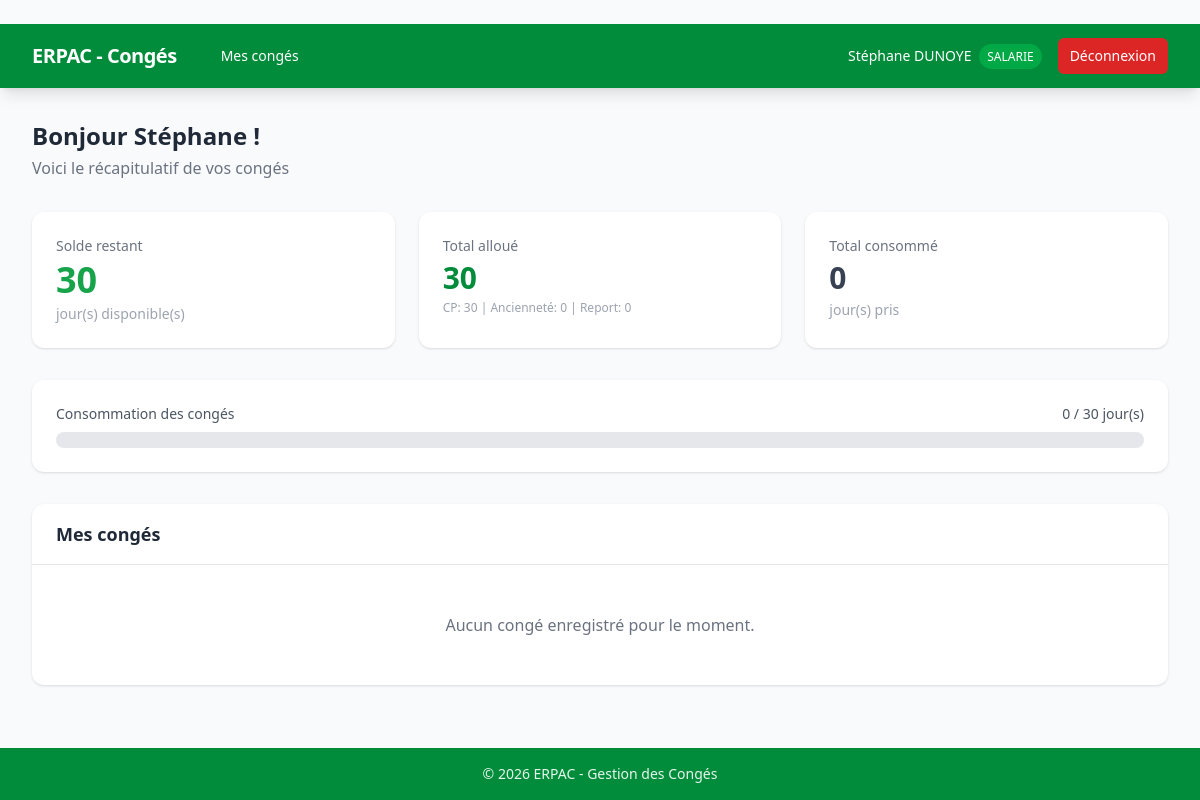
The app's page /salarie/accueil (signed in) with its own data.
### models/user.py (models this page shows, shortened)
class User(UserMixin, db.Model):
    __tablename__ = "users"
    id = db.Column(db.Integer, primary_key=True)
    nom = db.Column(db.String(100), nullable=False)
    prenom = db.Column(db.String(100), nullable=False)
    identifiant = db.Column(db.String(100), unique=True, nullable=False)
    mot_de_passe_hash = db.Column(db.String(200), nullable=False)
    role = db.Column(db.String(20), nullable=False, default="salarie")  # "rh" ou "salarie"
    actif = db.Column(db.Boolean, default=True)
    date_embauche = db.Column(db.Date, nullable=True)
    conges = db.relationship("Conge", backref="utilisateur", lazy=True, cascade="all, delete-orphan")
    allocations = db.relationship("AllocationConge", backref="utilisateur", lazy=True, cascade="all, delete-orphan")

### routes/salarie.py (the view)
@salarie_bp.route("/accueil")
@login_required
def accueil():
    solde_info = calculer_solde(current_user.id)
    param = get_parametrage_actif()
    conges = Conge.query.filter_by(user_id=current_user.id).order_by(Conge.date_debut.desc()).all()
    return render_template(
        "salarie/accueil.html",
        solde=solde_info,
        conges=conges,
        parametrage=param,
    )

### models/parametrage.py (called while the page is built)
    @property
    def total_jours(self):
        return self.jours_alloues + self.jours_anciennete + self.jours_report

### services/solde.py (called while the page is built)
def get_parametrage_actif():
    return ParametrageAnnuel.query.filter_by(actif=True).first()

def get_allocation(user_id, parametrage_id=None):
    if parametrage_id is None:
        param = get_parametrage_actif()
        if param is None:
            return None
        parametrage_id = param.id
    return AllocationConge.query.filter_by(
        user_id=user_id,
        parametrage_id=parametrage_id,
    ).first()

def calculer_jours_consommes(user_id, parametrage_id=None):
    param = None
    if parametrage_id:
        param = ParametrageAnnuel.query.get(parametrage_id)
    else:
        param = get_parametrage_actif()
    if param is None:
        return 0
    from sqlalchemy import func
    result = db.session.query(func.coalesce(func.sum(Conge.nb_jours_ouvrables), 0)).filter(
        Conge.user_id == user_id,
        Conge.date_debut >= param.debut_exercice,
        Conge.date_fin <= param.fin_exercice,
        Conge.type_conge.in_(["CP", "Anciennete"]),
    ).scalar()
    return result

def calculer_solde(user_id, parametrage_id=None):
    allocation = get_allocation(user_id, parametrage_id)
    if allocation is None:
        return {"total_alloue": 0, "total_consomme": 0, "solde_restant": 0}
    pid = allocation.parametrage_id
    consomme = calculer_jours_consommes(user_id, pid)
    total = allocation.total_jours
    return {
        "total_alloue": total,
        "jours_conges": allocation.jours_alloues,
        "jours_anciennete": allocation.jours_anciennete,
        "jours_report": allocation.jours_report,
        "total_consomme": consomme,
        "solde_restant": total - consomme,
    }

### templates/salarie/accueil.html (shortened to what this page needs)
﻿{% extends "base.html" %}
{% block content %}
<div class="mb-8">
    <h1 class="text-2xl font-bold text-gray-800">Bonjour {{ current_user.prenom }} !</h1>
    <p class="text-gray-500 mt-1">Voici le récapitulatif de vos congés</p>
</div>
<div class="grid grid-cols-1 md:grid-cols-3 gap-6 mb-8">
    <div class="bg-white rounded-xl shadow p-6">
        <div class="text-sm font-medium text-gray-500">Solde restant</div>
        <div class="text-4xl font-bold {% if solde.solde_restant <= 5 %}text-red-600{% elif solde.solde_restant <= 10 %}text-orange-500{% else %}text-green-600{% endif %} mt-1">
            {{ solde.solde_restant }}
        </div>
        <div class="text-sm text-gray-400 mt-1">jour(s) disponible(s)</div>
    </div>
    <div class="bg-white rounded-xl shadow p-6">
        <div class="text-sm font-medium text-gray-500">Total alloué</div>
        <div class="text-3xl font-bold text-erpac-primary mt-1">{{ solde.total_alloue }}</div>
        <div class="text-xs text-gray-400 mt-1">CP: {{ solde.jours_conges }} | Ancienneté: {{ solde.jours_anciennete }} | Report: {{ solde.jours_report }}</div>
    </div>
    <div class="bg-white rounded-xl shadow p-6">
        <div class="text-sm font-medium text-gray-500">Total consommé</div>
        <div class="text-3xl font-bold text-gray-700 mt-1">{{ solde.total_consomme }}</div>
        <div class="text-sm text-gray-400 mt-1">jour(s) pris</div>
    </div>
</div>
<div class="bg-white rounded-xl shadow p-6 mb-8">
    <div class="flex justify-between text-sm text-gray-600 mb-2">
        <span>Consommation des congés</span>
        <span>{{ solde.total_consomme }} / {{ solde.total_alloue }} jour(s)</span>
    </div>
    <div class="w-full bg-gray-200 rounded-full h-4">
        {% set pct = (solde.total_consomme / solde.total_alloue * 100) if solde.total_alloue > 0 else 0 %}
    </div>
</div>
<div class="bg-white rounded-xl shadow overflow-hidden">
    <div class="px-6 py-4 border-b">
        <h2 class="text-lg font-semibold text-gray-800">Mes congés</h2>
    </div>
    {% if conges %}
    <table class="w-full">
        <thead class="bg-gray-50">
            <tr>
                <th class="px-6 py-3 text-left text-xs font-medium text-gray-500 uppercase">Période</th>
                <th class="px-6 py-3 text-left text-xs font-medium text-gray-500 uppercase">Jours</th>
                <th class="px-6 py-3 text-left text-xs font-medium text-gray-500 uppercase">Type</th>
                <th class="px-6 py-3 text-left text-xs font-medium text-gray-500 uppercase">Commentaire</th>
            </tr>
        </thead>
        <tbody class="divide-y divide-gray-200">
            {% for conge in conges %}
            <tr class="hover:bg-gray-50 transition">
                <td class="px-6 py-4 text-sm">
                    {{ conge.date_debut.strftime('%d/%m/%Y') }} &rarr; {{ conge.date_fin.strftime('%d/%m/%Y') }}
                </td>
                <td class="px-6 py-4">
                    <span class="font-semibold">{{ conge.nb_jours_ouvrables }}</span>
                    <span class="text-gray-500 text-sm">jour(s)</span>
                </td>
                <td class="px-6 py-4">
                    <span class="px-2 py-1 rounded text-xs font-medium
                        {% if conge.type_conge == 'CP' %}bg-erpac-100 text-erpac-800
                        {% elif conge.type_conge == 'RTT' %}bg-purple-100 text-purple-800
                        {% elif conge.type_conge == 'Maladie' %}bg-red-100 text-red-800
                        {% elif conge.type_conge == 'Anciennete' %}bg-green-100 text-green-800
                        {% else %}bg-gray-100 text-gray-800{% endif %}">
                        {{ conge.type_conge }}
                    </span>
                </td>
                <td class="px-6 py-4 text-sm text-gray-500">{{ conge.commentaire or '-' }}</td>
            </tr>
            {% endfor %}
        </tbody>
    </table>
    {% else %}
    <div class="px-6 py-12 text-center text-gray-500">Aucun congé enregistré pour le moment.</div>
    {% endif %}
</div>
{% endblock %}

### templates/base.html (shortened to what this page needs)
<!DOCTYPE html>
<html lang="fr">
<head>
    <link rel="stylesheet" href="{{ url_for('static', filename='css/tailwind.css') }}">
    <link rel="stylesheet" href="{{ url_for('static', filename='css/custom.css') }}">
</head>
<body class="bg-gray-50 min-h-screen flex flex-col">
    {% if current_user.is_authenticated %}
    <nav class="bg-erpac-primary text-white shadow-lg">
        <div class="max-w-7xl mx-auto px-4 sm:px-6 lg:px-8">
            <div class="flex items-center justify-between h-16">
                <div class="flex items-center space-x-8">
                    <span class="text-xl font-bold tracking-tight">ERPAC - Congés</span>
                    {% if current_user.role == 'rh' %}
                    <a href="{{ url_for('rh.dashboard') }}" class="hover:bg-erpac-dark px-3 py-2 rounded-md text-sm font-medium">Tableau de bord</a>
                    <a href="{{ url_for('rh.parametrage') }}" class="hover:bg-erpac-dark px-3 py-2 rounded-md text-sm font-medium">Paramétrage</a>
                    {% else %}
                    <a href="{{ url_for('salarie.accueil') }}" class="hover:bg-erpac-dark px-3 py-2 rounded-md text-sm font-medium">Mes congés</a>
                    {% endif %}
                </div>
                <div class="flex items-center space-x-4">
                    <span class="text-sm">{{ current_user.prenom }} {{ current_user.nom }}
                        <span class="bg-erpac-light text-xs px-2 py-1 rounded-full ml-1">{{ current_user.role|upper }}</span>
                    </span>
                    <a href="{{ url_for('auth.logout') }}" class="bg-red-600 hover:bg-red-700 px-3 py-2 rounded-md text-sm font-medium transition">Déconnexion</a>
                </div>
            </div>
        </div>
    </nav>
    {% endif %}
    <main class="flex-1">
        <div class="max-w-7xl mx-auto px-4 sm:px-6 lg:px-8 py-8">
            {% block content %}{% endblock %}
        </div>
    </main>
    <footer class="bg-erpac-primary text-erpac-100 text-center py-4 text-sm">
        &copy; {{ now().year if now is defined else "2026" }} ERPAC - Gestion des Congés
    </footer>
</body>
</html>

### static/css/custom.css (style rules this page uses)
* { transition-property: background-color, border-color, color, fill, stroke; transition-duration: 150ms; transition-timing-function: cubic-bezier(0.4, 0, 0.2, 1); }

### records on screen
User: prenom "Stéphane", nom "DUNOYE", role "SALARIE"

### other values on screen
{{ solde.solde_restant }} "30"
{{ solde.total_alloue }} "30"
{{ solde.jours_conges }} "30"
{{ solde.jours_anciennete }} "0"
{{ solde.jours_report }} "0"
{{ solde.total_consomme }} "0"
